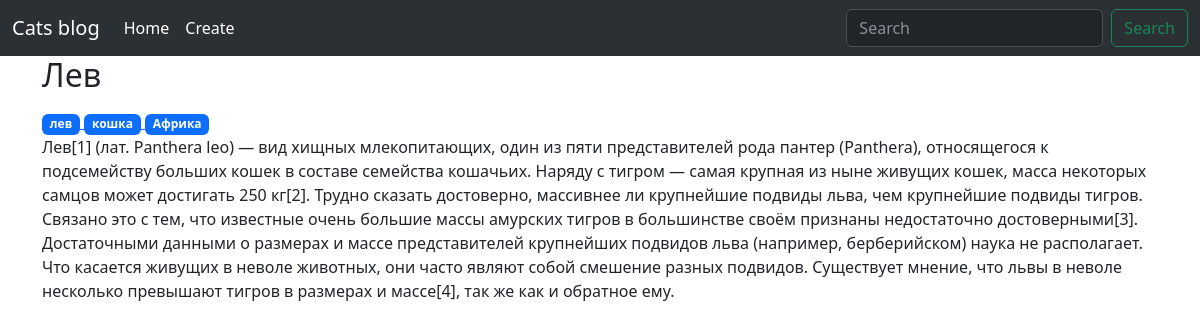
The page /Лев on the database its author committed.
### models.py (models this page shows, shortened)
class Post(db.Model):
    __tablename__ = 'post'
    id = db.Column(db.Integer, primary_key=True)
    title = db.Column(db.String(100))
    url = db.Column(db.String(100), unique=True)
    body = db.Column(db.Text)
    created = db.Column(db.DateTime, default=datetime.now)
    tags = db.relationship('Tag', secondary=post_tags, backref=db.backref('posts', lazy='dynamic'))

class Tag(db.Model):
    __tablename__ = 'tag'
    id = db.Column(db.Integer, primary_key=True)
    title = db.Column(db.String(100))
    url = db.Column(db.String, unique=True)

### posts/blueprint.py (the view)
@posts.route('/<url>')
def post_detail_page(url):
    post = Post.query.filter(Post.url == url).first()
    tags = post.tags
    if post:
        return render_template('post_detail.html', post=post, tags=tags)
    else:
        return render_template('page404.html'), 404

### posts/templates/post_detail.html (shortened to what this page needs)
{% extends 'base.html' %}
{% block content_title %}
    <p>{{ post.title }}</p>
{% endblock %}
{% block content %}
    <div class="tags">
        {% for tag in tags %}
        <a href="{{ url_for('posts.tag_detail_page', url=tag.url) }}">
            <span class="badge text-bg-primary">{{ tag.title }}</span>
        </a>
        {% endfor %}
    </div>
    <p>{{ post.body }}</p>
{% endblock %}

### rows shown on the page
Post: title "Лев", body "Лев[1] (лат. Panthera leo) — вид хищных млекопитающих, один из пяти представителей рода пантер (Panthera), относящегося к подсемейству больших кошек в составе семейства кошачьих. Наряду с тигром — самая крупная из ныне живущих кошек, масса некоторых самцов может достигать 250 кг[2]. Трудно сказать достоверно, массивнее ли крупнейшие подвиды льва, чем крупнейшие подвиды тигров. Связано это с тем, что известные очень большие массы амурских тигров в большинстве своём признаны недостаточно достоверными[3]. Достаточными данными о размерах и массе представителей крупнейших подвидов льва (например, берберийском) наука не располагает. Что касается живущих в неволе животных, они часто являют собой…"
Tag: title "лев"
Tag: title "кошка"
Tag: title "Африка"
